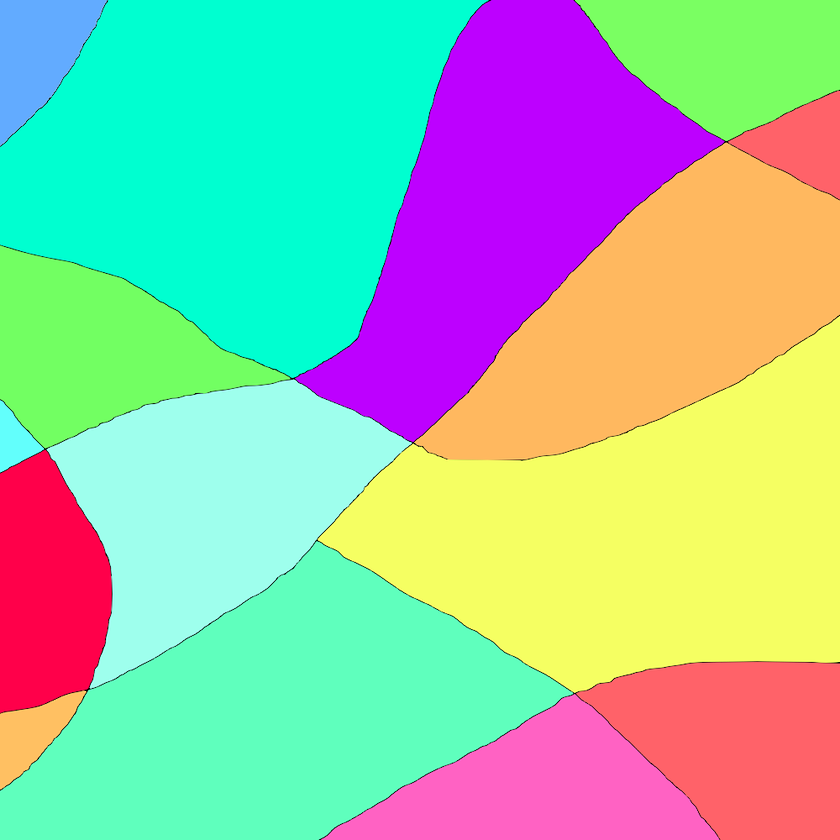
#> input picture test.png, 840 x 840 px, shrunk from 1000 x 1000 before the run
$ python K-means-clustering.py
#> lines starting #> are read from the running program, lines starting #| are printed output that depends on the picture; after the words box and inside, x2 and y2 are one past the last pixel; in counts of white or black regions, pixels touching at a corner belong together
import cv2
import numpy as np
import matplotlib.pyplot as plt
from sklearn.cluster import KMeans

def apply_kmeans(image, k, attempts):
    # 画像を2次元配列に変換
    data = image.reshape((-1, 3))
    data = np.float32(data)

    # K-meansクラスタリングを複数回実行して最適な結果を選択
    best_labels = None
    best_centers = None
    best_inertia = float('inf')
    for _ in range(attempts):
        kmeans = KMeans(n_clusters=k, init='k-means++', n_init=1, max_iter=300)
        kmeans.fit(data)
        if kmeans.inertia_ < best_inertia:
            best_inertia = kmeans.inertia_
            best_labels = kmeans.labels_
            best_centers = kmeans.cluster_centers_

    return best_labels, best_centers

def main(image_path, k, attempts):
    # 画像の読み込み
#> called with image_path = 'test.png', k = 5, attempts = 10
    image = cv2.imread(image_path)
#> image is the input picture: shape (840, 840, 3); mean B, G, R 164.4, 191.7, 157.7

    # 画像をBGRからRGBに変換（matplotlibで表示するため）
    image_rgb = cv2.cvtColor(image, cv2.COLOR_BGR2RGB)

    # クラスタリングの適用
    labels, centers = apply_kmeans(image_rgb, k, attempts)
#> after the loop in apply_kmeans, `for _ in range(attempts):`: best_centers = [[117.2, 250.8, 181.1], [249.8, 73.67, 124.3], [188.6, 0.134, 254.3], [248.9, 226.7, 96.64], [0.178, 254.4, 207.5]]; best_inertia = 1.63e+09
#> centers has the same summary as best_centers in apply_kmeans

    # クラスタリングの結果を元の形に戻す
    centers = np.uint8(centers)
#> centers = [[117, 250, 181], [249, 73, 124], [188, 0, 254], [248, 226, 96], [0, 254, 207]]
    segmented_image = centers[labels.flatten()]
    segmented_image = segmented_image.reshape(image_rgb.shape)
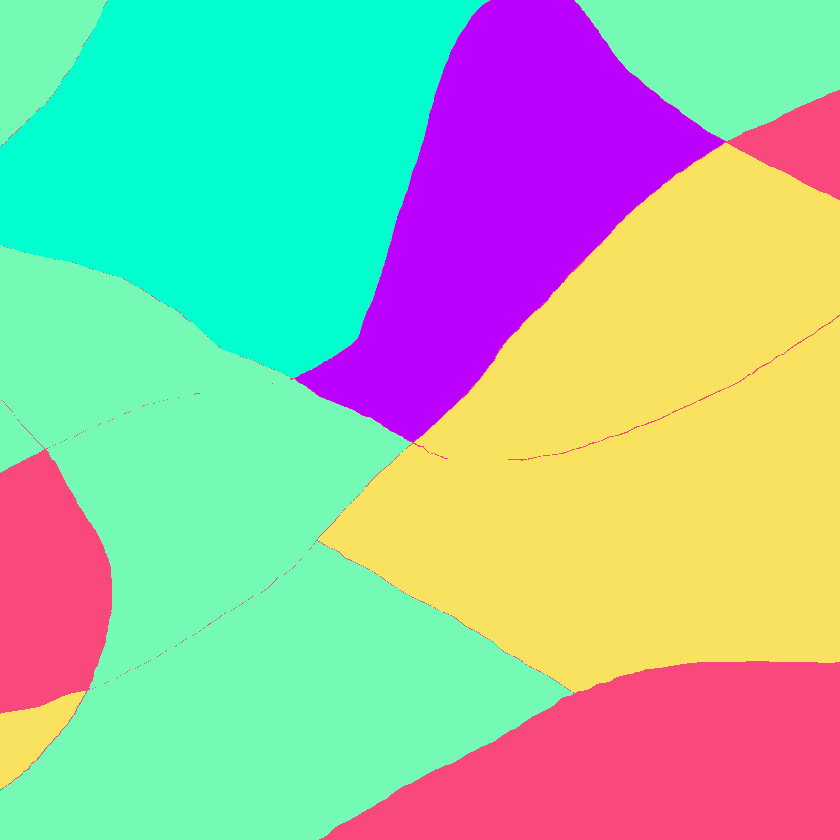
#> segmented_image: shape (840, 840, 3); mean R, G, B 157.2, 191.2, 164

    # 元の画像の色を使用して単色化
    unique_labels = np.unique(labels)
#> unique_labels = [0, 1, 2, 3, 4]
    for label in unique_labels:
        mask = (labels == label).reshape(image_rgb.shape[:2])
        mean_color = np.mean(image_rgb[mask], axis=0)
        segmented_image[mask] = mean_color
#> this loop made 5 passes
#> mean_color on passes 1 to 5: [117.2, 250.7, 181.1], [249.7, 73.59, 124.3], [188.6, 0.0516, 254.3], [248.8, 226.6, 96.8], [0.0463, 254.3, 207.5]
#> pass 1, in main, `mask = (labels == label).reshape(image_rgb.shape[:2])`:
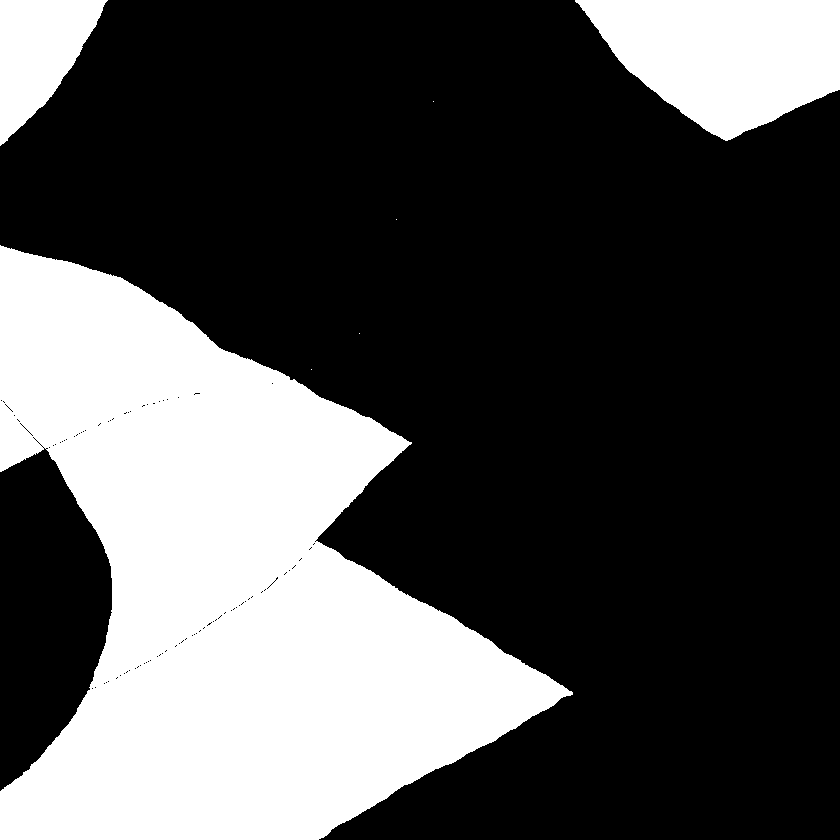
#> mask: shape (840, 840) bool; 31.4% white; 7 white regions (4 under 20 px), largest, box (x1, y1, x2, y2) and area: (0, 245, 573, 840) 186412, (575, 0, 840, 141) 25606, (0, 0, 108, 146) 9185
#> pass 2, in main, `mask = (labels == label).reshape(image_rgb.shape[:2])`:
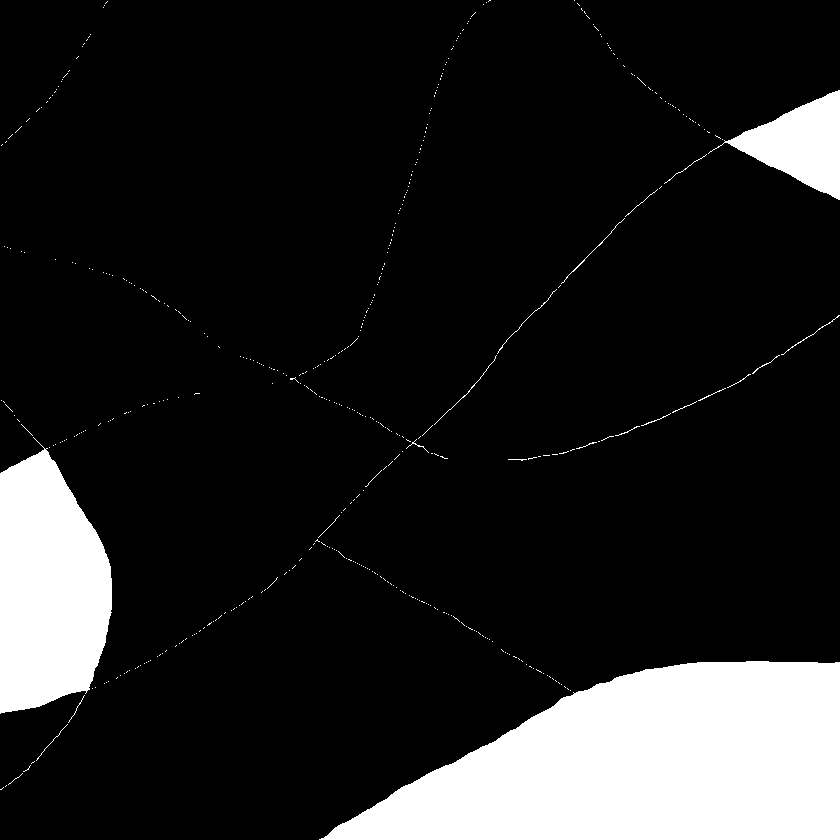
#> mask: shape (840, 840) bool; 13.6% white; 467 white regions (446 under 20 px), largest, box (x1, y1, x2, y2) and area: (319, 661, 840, 840) 64836, (0, 437, 112, 714) 23088, (708, 90, 840, 200) 6526
#> pass 3, in main, `mask = (labels == label).reshape(image_rgb.shape[:2])`:
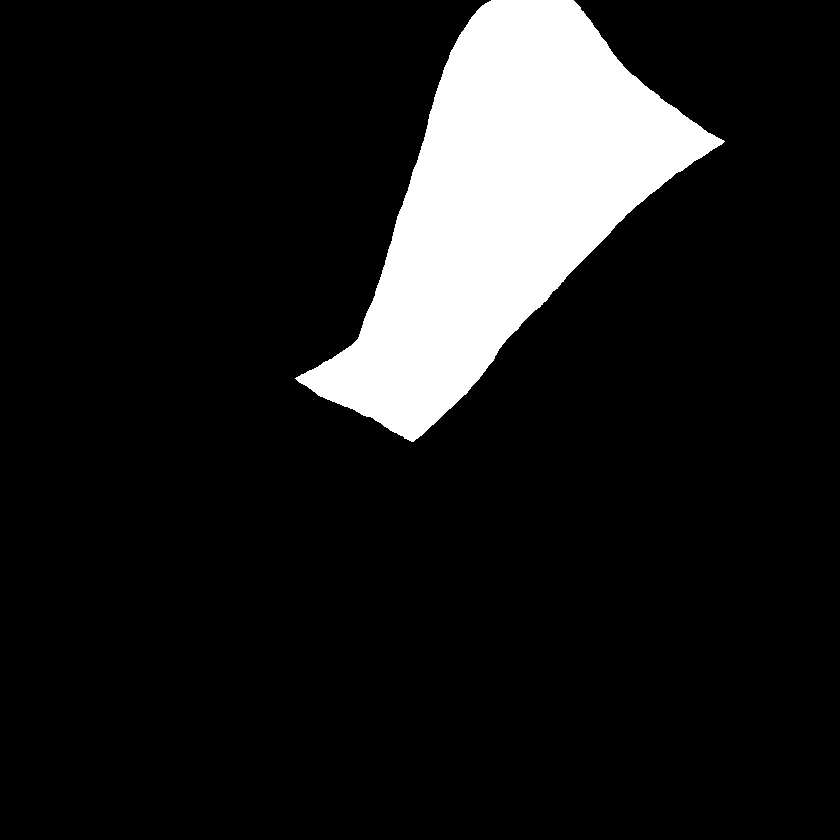
#> mask: shape (840, 840) bool; 11.6% white; 1 white region, box (x1, y1, x2, y2) and area: (295, 0, 725, 442) 82118

    # 画像を表示
    plt.figure(figsize=(8, 4))  # ウィンドウのサイズを変更
    plt.subplot(1, 2, 1)
    plt.title('Original Image')
    plt.imshow(image_rgb)
    plt.subplot(1, 2, 2)
    plt.title(f'Segmented Image with {k} Colors')
    plt.imshow(segmented_image)
    plt.tight_layout()  # レイアウトを自動調整
    plt.show()

    # 結果の保存
    output_path = 'segmented_image.png'
    cv2.imwrite(output_path, cv2.cvtColor(segmented_image, cv2.COLOR_RGB2BGR))

    print(f'Segmented image saved to: {output_path}')

if __name__ == "__main__":
    import argparse

    parser = argparse.ArgumentParser(description="K-means clustering color quantization with parameter tuning")
    parser.add_argument('--image_path', type=str, default='test.png', help='Path to the input image')
    parser.add_argument('--num_colors', type=int, default=5, help='Number of colors for quantization')
    parser.add_argument('--attempts', type=int, default=10, help='Number of attempts for K-means clustering')

    args = parser.parse_args()

    main(args.image_path, args.num_colors, args.attempts)
